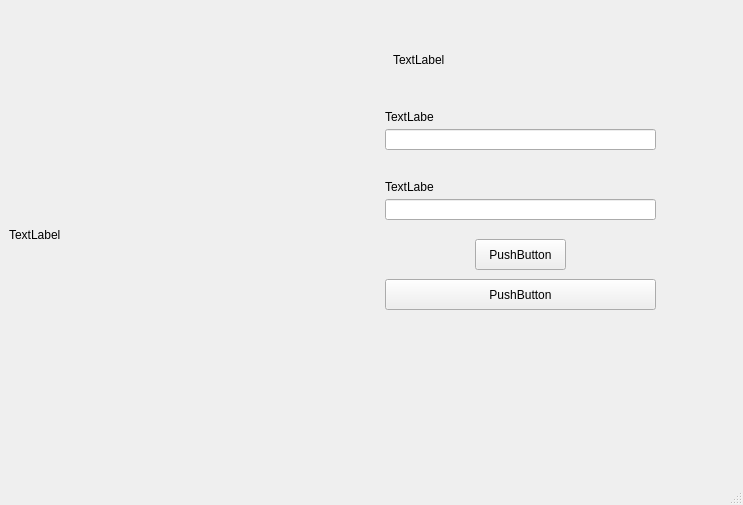
<?xml version="1.0" encoding="UTF-8"?>
<ui version="4.0">
 <class>MainWindow</class>
 <widget class="QMainWindow" name="MainWindow">
  <property name="geometry">
   <rect>
    <x>0</x>
    <y>0</y>
    <width>743</width>
    <height>505</height>
   </rect>
  </property>
  <property name="windowTitle">
   <string>MainWindow</string>
  </property>
  <widget class="QWidget" name="centralwidget">
   <widget class="QWidget" name="widget" native="true">
    <property name="geometry">
     <rect>
      <x>9</x>
      <y>9</y>
      <width>301</width>
      <height>444</height>
     </rect>
    </property>
    <widget class="QLabel" name="label">
     <property name="geometry">
      <rect>
       <x>0</x>
       <y>0</y>
       <width>301</width>
       <height>451</height>
      </rect>
     </property>
     <property name="text">
      <string>TextLabel</string>
     </property>
    </widget>
   </widget>
   <widget class="QWidget" name="widget_2" native="true">
    <property name="geometry">
     <rect>
      <x>315</x>
      <y>9</y>
      <width>421</width>
      <height>451</height>
     </rect>
    </property>
    <widget class="QLineEdit" name="usernameLineEdit">
     <property name="geometry">
      <rect>
       <x>70</x>
       <y>120</y>
       <width>271</width>
       <height>21</height>
      </rect>
     </property>
    </widget>
    <widget class="QLineEdit" name="passLineEdit">
     <property name="geometry">
      <rect>
       <x>70</x>
       <y>190</y>
       <width>271</width>
       <height>21</height>
      </rect>
     </property>
    </widget>
    <widget class="QLabel" name="usernameLabel">
     <property name="geometry">
      <rect>
       <x>70</x>
       <y>100</y>
       <width>49</width>
       <height>16</height>
      </rect>
     </property>
     <property name="text">
      <string>TextLabel</string>
     </property>
    </widget>
    <widget class="QLabel" name="passLabel">
     <property name="geometry">
      <rect>
       <x>70</x>
       <y>170</y>
       <width>49</width>
       <height>16</height>
      </rect>
     </property>
     <property name="text">
      <string>TextLabel</string>
     </property>
    </widget>
    <widget class="QPushButton" name="login_btn">
     <property name="geometry">
      <rect>
       <x>160</x>
       <y>230</y>
       <width>91</width>
       <height>31</height>
      </rect>
     </property>
     <property name="text">
      <string>PushButton</string>
     </property>
    </widget>
    <widget class="QPushButton" name="register_btn">
     <property name="geometry">
      <rect>
       <x>70</x>
       <y>270</y>
       <width>271</width>
       <height>31</height>
      </rect>
     </property>
     <property name="text">
      <string>PushButton</string>
     </property>
    </widget>
    <widget class="QLabel" name="title_header">
     <property name="geometry">
      <rect>
       <x>78</x>
       <y>20</y>
       <width>261</width>
       <height>61</height>
      </rect>
     </property>
     <property name="text">
      <string>TextLabel</string>
     </property>
     <property name="indent">
      <number>0</number>
     </property>
    </widget>
   </widget>
  </widget>
  <widget class="QMenuBar" name="menubar">
   <property name="geometry">
    <rect>
     <x>0</x>
     <y>0</y>
     <width>743</width>
     <height>22</height>
    </rect>
   </property>
  </widget>
  <widget class="QStatusBar" name="statusbar"/>
 </widget>
 <resources/>
 <connections/>
</ui>
